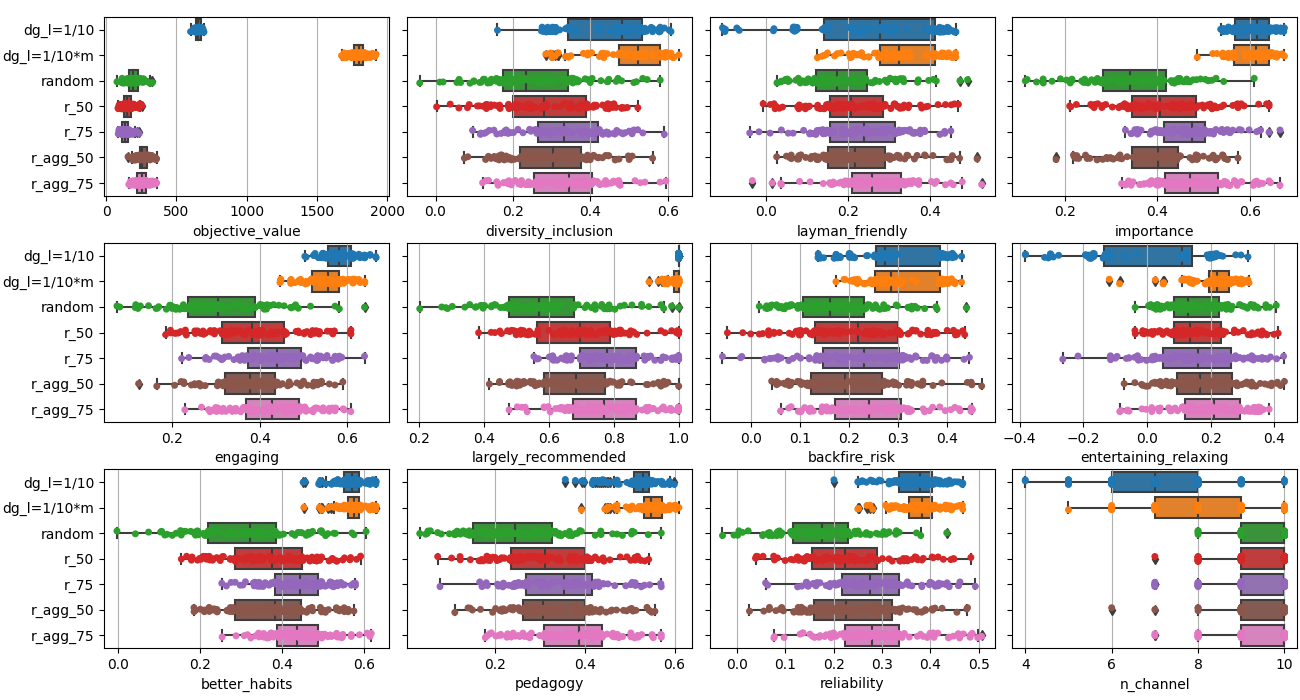

Write the Python code that produced this figure.
import pandas as pd
import matplotlib.pyplot as plt
import numpy as np
import seaborn as sns
import sys
import datetime
from recommendation import (
    CRITERIA,
    deterministic_greedy,
    random,
    api_get_tournesol_scores,
    aggregated_score,
)

#### DATA SET UP ####
if len(sys.argv) == 1:  # no data file provided
    dataFrame = api_get_tournesol_scores()
    dataFrame.to_csv(
        "tournesol_scores_" + str(datetime.datetime.today()).split(" ")[0] + ".csv"
    )
else:
    dataFrame = pd.read_csv(sys.argv[1])  # data file provided

#### TESTS ####
if len(sys.argv) < 3:  # no results file provided
    n_tests = 100

    size = 1000

    alpha = 0.5  # exponent of the power function used in the objective function

    n_vid = 10

    results = []

    for k in range(n_tests):
        print("Test " + str(k + 1) + " out of " + str(n_tests))

        df = dataFrame.loc[
            np.random.choice(a=dataFrame.index, size=size, replace=False)
        ]
        maxs = (df[CRITERIA] - df[CRITERIA].min()).max()

        dg = deterministic_greedy(df, n_vid=n_vid, alpha=alpha, l=1 / 10)
        maxs_dg = (
            df.loc[df["uid"].isin(dg["uids"]), CRITERIA].max().divide(maxs).to_list()
        )
        results.append([k + 1, "dg_l=1/10", alpha, dg["uids"], dg["obj"]] + maxs_dg)

        m = (df[CRITERIA] - df[CRITERIA].min()).mean().mean()
        dg = deterministic_greedy(
            df, n_vid=n_vid, alpha=alpha, l=1 / 10 * m
        )  # multiplying by m ensures the two terms in the objective function are "homogeneous"
        maxs_dg = (
            df.loc[df["uid"].isin(dg["uids"]), CRITERIA].max().divide(maxs).to_list()
        )
        results.append([k + 1, "dg_l=1/10*m", alpha, dg["uids"], dg["obj"]] + maxs_dg)

        r = random(df, n_vid=n_vid, alpha=alpha)
        maxs_r = (
            df.loc[df["uid"].isin(r["uids"]), CRITERIA].max().divide(maxs).to_list()
        )
        results.append([k + 1, "random", alpha, r["uids"], r["obj"]] + maxs_r)

        r_50 = random(df, n_vid=n_vid, alpha=alpha, pre_selection=True, quantile=0.5)
        maxs_50 = (
            df.loc[df["uid"].isin(r_50["uids"]), CRITERIA].max().divide(maxs).to_list()
        )
        results.append(
            [
                k + 1,
                "r_50",
                alpha,
                r_50["uids"],
                r_50["obj"],
            ]
            + maxs_50
        )

        r_75 = random(df, n_vid=n_vid, alpha=alpha, pre_selection=True, quantile=0.75)
        maxs_75 = (
            df.loc[df["uid"].isin(r_75["uids"]), CRITERIA].max().divide(maxs).to_list()
        )
        results.append(
            [
                k + 1,
                "r_75",
                alpha,
                r_75["uids"],
                r_75["obj"],
            ]
            + maxs_75
        )

        r_50 = random(
            df,
            n_vid=n_vid,
            alpha=alpha,
            pre_selection=True,
            quantile=0.5,
            key=aggregated_score,
        )
        maxs_50 = (
            df.loc[df["uid"].isin(r_50["uids"]), CRITERIA].max().divide(maxs).to_list()
        )
        results.append(
            [
                k + 1,
                "r_agg_50",
                alpha,
                r_50["uids"],
                r_50["obj"],
            ]
            + maxs_50
        )

        r_75 = random(
            df,
            n_vid=n_vid,
            alpha=alpha,
            pre_selection=True,
            quantile=0.75,
            key=aggregated_score,
        )
        maxs_75 = (
            df.loc[df["uid"].isin(r_75["uids"]), CRITERIA].max().divide(maxs).to_list()
        )
        results.append(
            [
                k + 1,
                "r_agg_75",
                alpha,
                r_75["uids"],
                r_75["obj"],
            ]
            + maxs_75
        )

    # Set up a dataframe to hold the results
    columns = ["test", "algorithm", "alpha", "uids", "objective_value"] + CRITERIA
    results = pd.DataFrame(data=results, columns=columns).set_index("test")

    results.to_csv("l_tuning_" + "n_test=" + str(n_tests) + "_size=" + str(size) + ".csv")

#### PLOTS ####


def unique_channel(
    df, uids
):  # used to count how many channel are featured in each selection
    return df.loc[df["uid"].isin(uids), "uploader"].unique().shape[0]


if len(sys.argv) == 3:  # results file provided
    results = pd.read_csv(sys.argv[2]).set_index("test")
    # hack to get the uids as a python list instead of a string
    results["uids"] = results["uids"].apply(lambda x: x[2:-2].split("', '"))

X = ["objective_value"] + CRITERIA

# Comparison between objective values and the maximum of each criteria
f, axs = plt.subplots(3, 4, figsize=(13, 7), sharey=True)

for i in range(len(X)):
    sns.boxplot(data=results, x=X[i], y="algorithm", ax=axs[i % 3, i % 4], orient="h")
    sns.stripplot(
        data=results,
        x=X[i],
        y="algorithm",
        ax=axs[i % 3, i % 4],
    )

    axs[i % 3, i % 4].xaxis.grid(True)
    axs[i % 3, i % 4].set_ylabel("")

# Number of different channel featured in the selection:
n_vid_per_recommendation = len(results.loc[1, "uids"])
results["n_channel"] = results["uids"].apply(lambda x: unique_channel(dataFrame, x))

sns.boxplot(
    data=results,
    x="n_channel",
    y="algorithm",
    orient="h",
    ax=axs[2, 3],
)
sns.stripplot(
    data=results,
    x="n_channel",
    y="algorithm",
    ax=axs[2, 3],
)

axs[2, 3].xaxis.grid(True)
axs[2, 3].set_ylabel("")

plt.subplots_adjust(
    left=0.08, bottom=0.074, right=0.998, top=0.976, wspace=0.062, hspace=0.264
)

f.savefig(fname="l_tuning.png")
